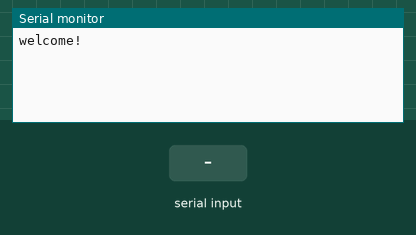
Bench run of a sketch on a simulated Arduino Uno, built with avr-gcc and run on an emulated ATmega328P. Parts: the last lines printed to the serial monitor. The inputs (shaded band) are chosen by the test bench.

Above: at 1.7 s.
1.8 s: "temps\n" received over Serial
At 3.1 s:
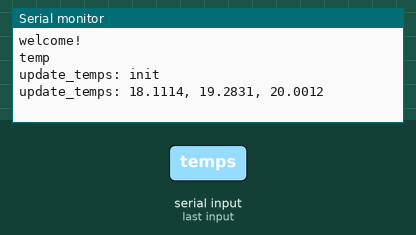
3.3 s: "pour\n" received over Serial
At 4.7 s:
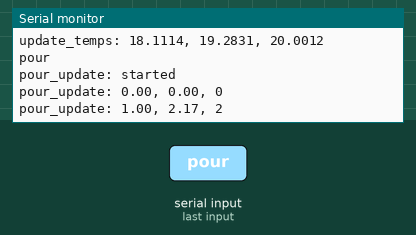
4.8 s: "1\n" received over Serial
At 6.4 s:
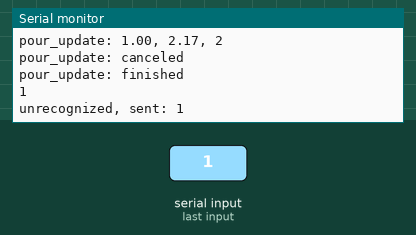

Measured:
- after the input at 1.8 s, the serial monitor: prints a new line at once (image 1)
- after the input at 3.3 s, the serial monitor: prints a new line at once (image 2)
- after the input at 4.8 s, the serial monitor: prints a new line after 0.51 s (image 3)

The sketch:

sketch.ino
```cpp
#include <OneWire.h>
#include <DallasTemperature.h>

#define TEMP_PIN 2
OneWire oneWire(TEMP_PIN);
DallasTemperature sensors(&oneWire);

char tempone[15];
char temptwo[15];
char tempthr[15];

float pourFunc(float x, float w, float h, int p) {
  float y;
  y = h*(1 - pow(2, p)*pow(1/w*x - 0.5, p));
  return y;
}

String getThreeTemps() {
  //sensors.requestTemperatures();
  delay(500);
  dtostrf(18.1114, 4, 4, tempone);
  dtostrf(19.2831, 4, 4, temptwo);
  dtostrf(20.0012, 4, 4, tempthr);
  return String() + tempone + ", " + temptwo + ", " + tempthr;
}

void setup() {
  Serial.begin(9600);
  //sensors.begin();
  getThreeTemps();
}

String incomingString = "nothing yet";
int welcomed = 0;

void loop() {
  Serial.flush();
  if( Serial.available() > 0 ) {
    incomingString = Serial.readStringUntil('\n');
    Serial.println(incomingString.substring(0, 4));
    if(incomingString== "temps") {
      Serial.println("update_temps: init");
      String tempString = getThreeTemps();
      Serial.print("update_temps: ");
      Serial.println(tempString);
    } else if (incomingString== "pour") {
      float count = 0;
      float rate = 0;
      int tics = 0;
      Serial.println("pour_update: started");
      while (count < 51.00) {
        if( Serial.available() > 0 ) {
          Serial.println("pour_update: canceled");
          break;
        }
        Serial.print("pour_update: ");
        Serial.print(count);
        Serial.print(", ");
        rate = pourFunc(count, 50.0, 10.0, 6);
        Serial.print(rate);
        Serial.print(", ");
        tics += (int)rate;
        Serial.println(tics);
        count+=1.00;
        delay(1000);
      }
      Serial.println("pour_update: finished");

    } else {
      Serial.print("unrecognized, sent: ");
      Serial.println(incomingString);
    }
  }
  if( Serial && welcomed == 0 ) {
    welcomed = 1;
    Serial.println("welcome!");
  }
}
```
